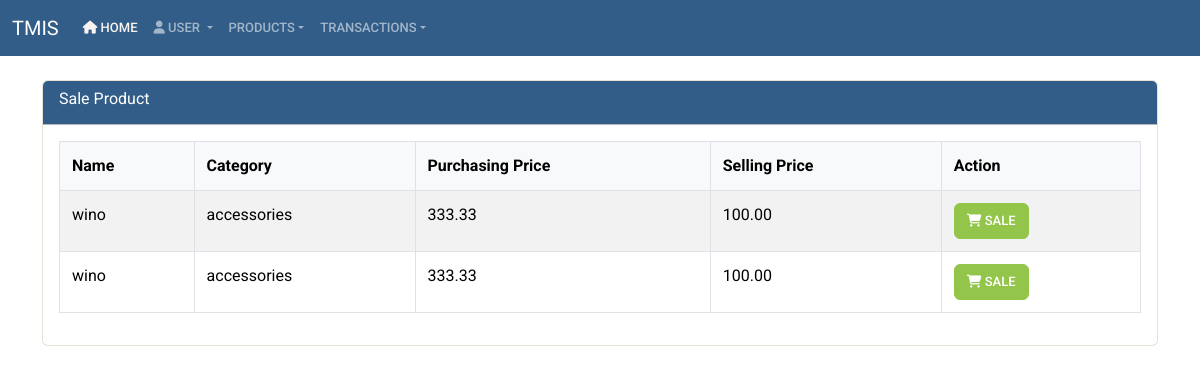
/products/, run on an earlier commit of the app's database.
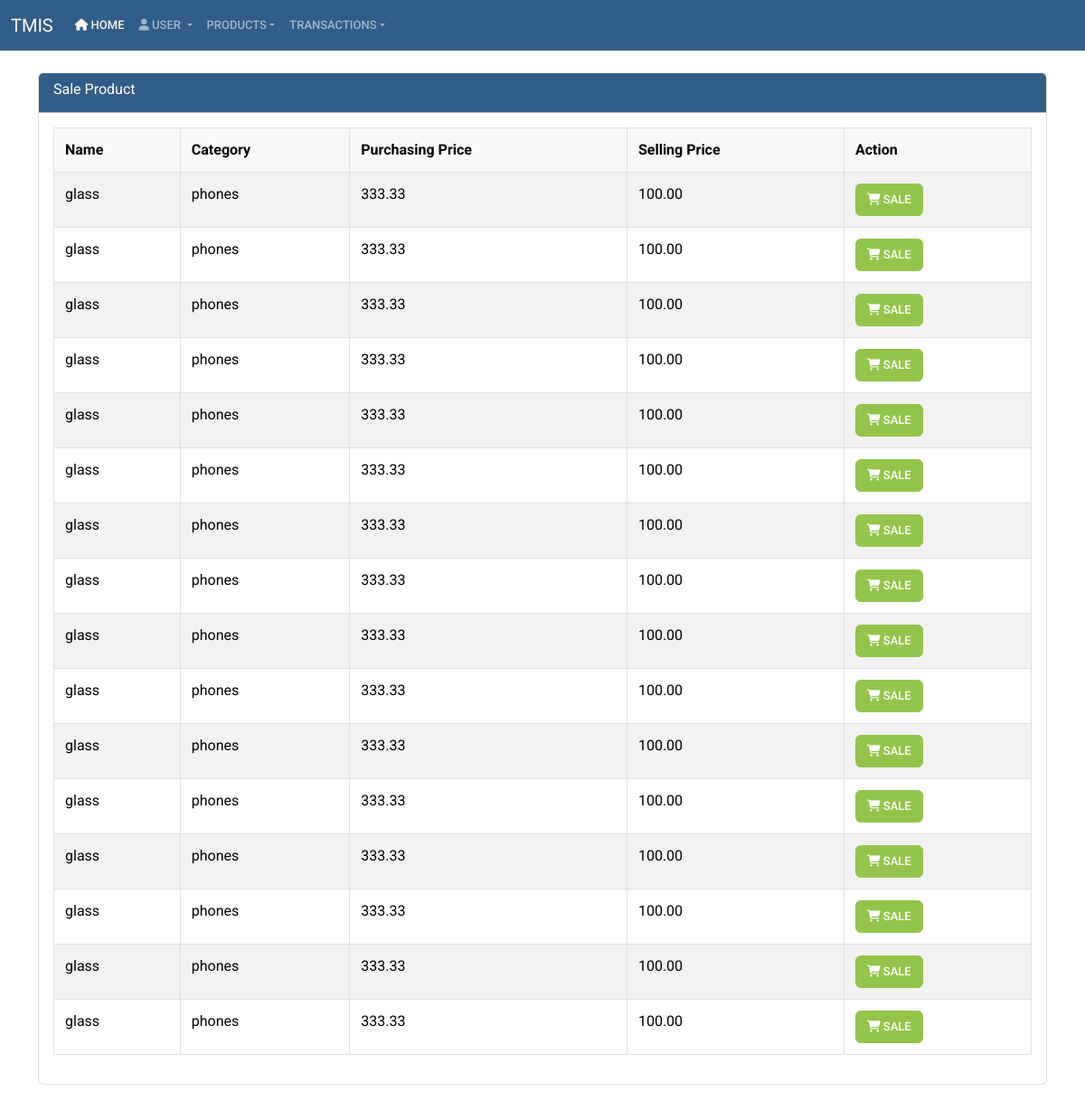
And on a later commit of the database.
### app/models.py (models this page shows, shortened)
class Product(models.Model):
    product_name = models.CharField(max_length=200)
    product_description = models.TextField(blank=True, null=True)
    purchasing_price = models.DecimalField(max_digits=10, decimal_places=2)
    selling_price = models.DecimalField(max_digits=10, decimal_places=2)
    tax_collection = models.ForeignKey(Tax, on_delete=models.CASCADE, default=1)
    expected_profit = models.DecimalField(max_digits=10, decimal_places=2, editable=False)
    barcode = models.CharField(max_length=100, blank=True, null=True)
    expiry_date = models.DateField(null=True, blank=True)
    category = models.ForeignKey(ProductCategory, on_delete=models.CASCADE)
    created_at = models.DateTimeField(auto_now_add=True)
    updated_at = models.DateTimeField(auto_now=True)

class ProductCategory(models.Model):
    name = models.CharField(max_length=100)
    def __str__(self):
        return self.name

### app/views.py (the view)
# urls.py: path('products/', product_list, name='product_list'),
def product_list(request):
    products = Product.objects.all()
    return render(request, 'product_list.html', {'products': products})

### app/templates/product_list.html (shortened to what this page needs)
{% extends 'base.html' %}
{% load crispy_forms_tags %}
{% block content %}
<div class="container mt-1">
    <div class="card mb-5">
        <div class="card-header bg-primary"><h6 class="text-white">Sale Product</h6></div>
        <div class="card-body">
            <div class="table-responsive">
    <table id="productTableList" class="table table-striped table-bordered">
        <thead>
            <tr>
                <th>Name</th>
                <th>Category</th>
                <th>Purchasing Price</th>
                <th>Selling Price</th>
                <th>Action</th>
            </tr>
        </thead>
        <tbody>
            {% for product in products %}
            <tr>
                <td>{{ product.product_name }}</td>
                <td>{{ product.category }}</td>
                <td>{{ product.purchasing_price|floatformat:2 }}</td>
                <td>{{ product.selling_price|floatformat:2 }}</td>
                <td>
                    <button class="btn btn-success sale-button"
                            data-id="{{ product.id }}"
                            data-name="{{ product.product_name }}"
                            data-price="{{ product.selling_price }}">
                        <i class="fa fa-shopping-cart"></i> Sale
                    </button>
                </td>
            </tr>
            {% endfor %}
        </tbody>
    </table>
</div>
{% endblock %}

What changed in the data, as far as the page shows it:
removed Product: product_name "wino", category "accessories", purchasing_price "333.33", selling_price "100.00"
removed Product: product_name "wino", category "accessories", purchasing_price "333.33", selling_price "100.00"
added Product: product_name "glass", category "phones", purchasing_price "333.33", selling_price "100.00"
added Product: product_name "glass", category "phones", purchasing_price "333.33", selling_price "100.00"
added Product: product_name "glass", category "phones", purchasing_price "333.33", selling_price "100.00"
added Product: product_name "glass", category "phones", purchasing_price "333.33", selling_price "100.00"
added Product: product_name "glass", category "phones", purchasing_price "333.33", selling_price "100.00"
added Product: product_name "glass", category "phones", purchasing_price "333.33", selling_price "100.00"
added Product: product_name "glass", category "phones", purchasing_price "333.33", selling_price "100.00"
added Product: product_name "glass", category "phones", purchasing_price "333.33", selling_price "100.00"
added Product: product_name "glass", category "phones", purchasing_price "333.33", selling_price "100.00"
added Product: product_name "glass", category "phones", purchasing_price "333.33", selling_price "100.00"
added Product: product_name "glass", category "phones", purchasing_price "333.33", selling_price "100.00"
added Product: product_name "glass", category "phones", purchasing_price "333.33", selling_price "100.00"
added Product: product_name "glass", category "phones", purchasing_price "333.33", selling_price "100.00"
added Product: product_name "glass", category "phones", purchasing_price "333.33", selling_price "100.00"
added Product: product_name "glass", category "phones", purchasing_price "333.33", selling_price "100.00"
added Product: product_name "glass", category "phones", purchasing_price "333.33", selling_price "100.00"
